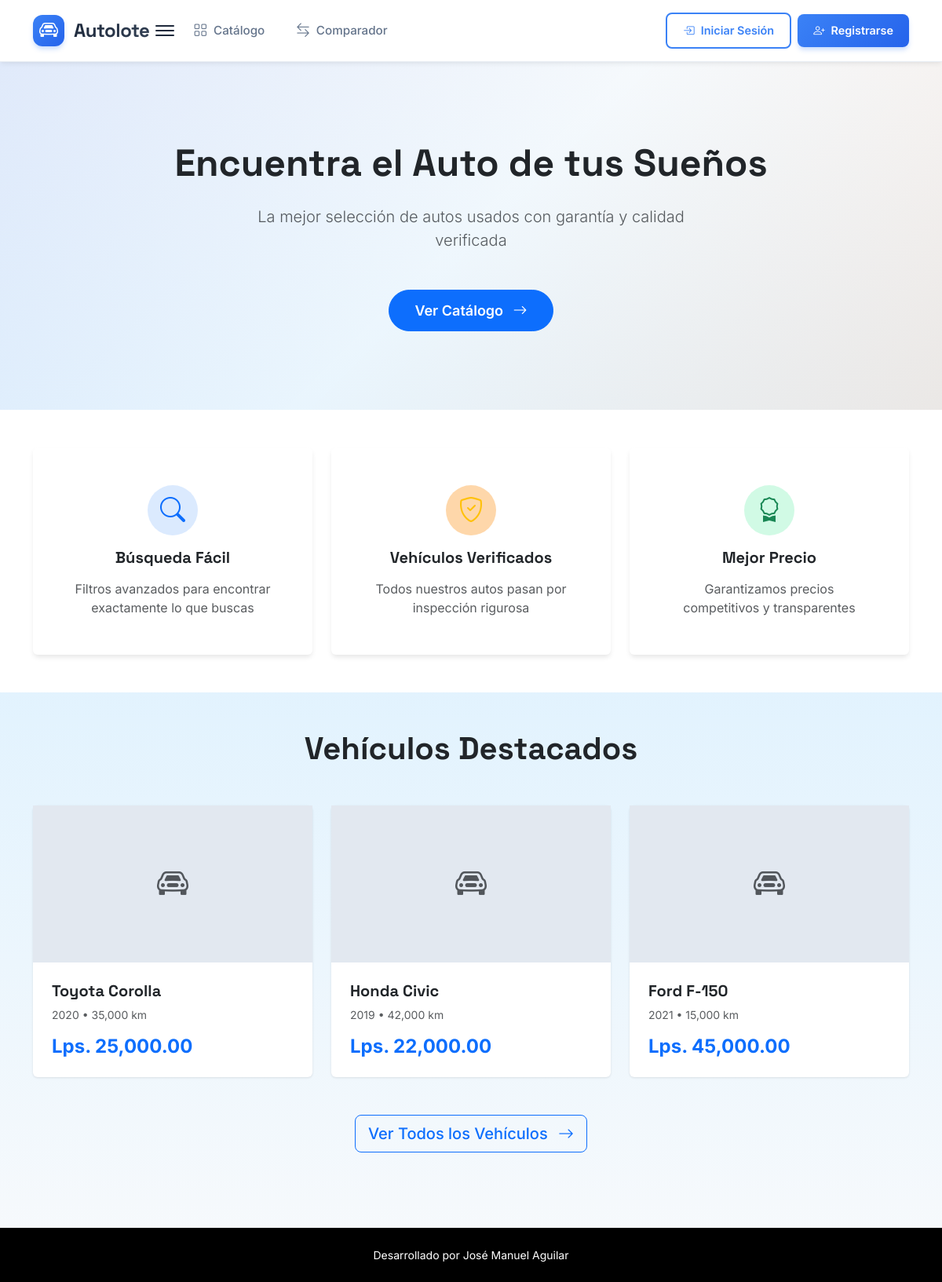
The page / on the database its author committed.
### tables this page shows
CREATE TABLE IF NOT EXISTS vehiculos (
    id INT AUTO_INCREMENT PRIMARY KEY,
    marca VARCHAR(50) NOT NULL,
    modelo VARCHAR(50) NOT NULL,
    año INT NOT NULL,
    precio DECIMAL(10,2) NOT NULL,
    kilometraje INT NOT NULL,
    color VARCHAR(30) NOT NULL,
    transmision ENUM('manual', 'automatica') NOT NULL,
    combustible ENUM('Gasolina', 'Diesel', 'Eléctrico', 'Híbrido') DEFAULT 'Gasolina',
    descripcion TEXT,
    estado ENUM('disponible', 'vendido', 'reservado') DEFAULT 'disponible',
    featured TINYINT(1) DEFAULT 0,
    fecha_creacion TIMESTAMP DEFAULT CURRENT_TIMESTAMP,
    fecha_actualizacion TIMESTAMP DEFAULT CURRENT_TIMESTAMP ON UPDATE CURRENT_TIMESTAMP
);

### config/config.php (called while the page is built, shortened)
<?php
function formatPrice($price) {
    return 'Lps. ' . number_format($price, 2);
}
function formatKilometraje($km) {
    return number_format($km) . ' km';
}

### index.php (the view, shortened to what this page needs)
<?php
require_once 'config/config.php';
$conn = getDBConnection();
try {
    $stmt = $conn->query("SHOW COLUMNS FROM vehiculos LIKE 'featured'");
    $hasFeatured = $stmt->rowCount() > 0;
} catch(PDOException $e) {
    $hasFeatured = false;
}
if ($hasFeatured) {
    $stmt = $conn->query("SELECT v.*,
        (SELECT imagen_path FROM vehiculos_imagenes WHERE vehiculo_id = v.id AND es_principal = 1 LIMIT 1) as imagen_principal
        FROM vehiculos v
        WHERE v.estado = 'disponible' AND v.featured = 1
        ORDER BY v.fecha_creacion DESC
        LIMIT 3");
}
$vehiculos_destacados = $stmt->fetchAll();
$marca = $_GET['marca'] ?? '';
$transmision = $_GET['transmision'] ?? '';
$combustible = $_GET['combustible'] ?? '';
$mostrar_catalogo = $_GET['catalogo'] ?? false;
?>
<?php
include 'includes/head.php';
?>
</head>
<body>
    <?php include 'includes/navbar.php'; ?>
    <?php if (!$mostrar_catalogo && empty($busqueda) && empty($marca) && empty($precio_min) && empty($precio_max) && empty($año_min) && empty($año_max) && empty($transmision) && empty($combustible)): ?>
    <section class="hero-section">
        <div class="container">
            <div class="hero-content text-center">
                <h1 class="display-4 fw-bold text-dark mb-4" style="font-size: 3rem;">
                    Encuentra el Auto de tus Sueños
                </h1>
                <p class="lead text-muted mb-5" style="font-size: 1.25rem; max-width: 600px; margin: 0 auto;">
                    La mejor selección de autos usados con garantía y calidad verificada
                </p>
                <a href="index.php?catalogo=1" class="btn btn-primary btn-hero">
                    Ver Catálogo <i class="bi bi-arrow-right ms-2"></i>
                </a>
            </div>
        </div>
    </section>
    <section class="py-5 bg-white">
        <div class="container">
            <div class="row g-4">
                <div class="col-md-4">
                    <div class="card feature-card h-100">
                        <div class="card-body text-center p-5">
                            <div class="feature-icon blue">
                                <i class="bi bi-search fs-2 text-primary"></i>
                            </div>
                            <h3 class="h5 fw-bold text-dark mb-3">Búsqueda Fácil</h3>
                            <p class="text-muted mb-0">Filtros avanzados para encontrar exactamente lo que buscas</p>
                        </div>
                    </div>
                </div>
                <div class="col-md-4">
                    <div class="card feature-card h-100">
                        <div class="card-body text-center p-5">
                            <div class="feature-icon orange">
                                <i class="bi bi-shield-check fs-2 text-warning"></i>
                            </div>
                            <h3 class="h5 fw-bold text-dark mb-3">Vehículos Verificados</h3>
                            <p class="text-muted mb-0">Todos nuestros autos pasan por inspección rigurosa</p>
                        </div>
                    </div>
                </div>
                <div class="col-md-4">
                    <div class="card feature-card h-100">
                        <div class="card-body text-center p-5">
                            <div class="feature-icon green">
                                <i class="bi bi-award fs-2 text-success"></i>
                            </div>
                            <h3 class="h5 fw-bold text-dark mb-3">Mejor Precio</h3>
                            <p class="text-muted mb-0">Garantizamos precios competitivos y transparentes</p>
                        </div>
                    </div>
                </div>
            </div>
        </div>
    </section>
    <?php if (!empty($vehiculos_destacados)): ?>
    <section class="py-5">
        <div class="container">
            <h2 class="text-center fw-bold mb-5" style="font-size: 2.5rem;">Vehículos Destacados</h2>
            <div class="row g-3 g-md-4">
                <?php foreach ($vehiculos_destacados as $vehiculo): ?>
                    <div class="col-6 col-md-4">
                        <a href="detalle.php?id=<?= $vehiculo['id'] ?>" class="text-decoration-none">
                            <div class="card vehiculo-card h-100">
                                <div class="vehiculo-img-container">
                                    <?php if ($vehiculo['imagen_principal']): ?>
                                        <img src="<?= UPLOAD_URL . htmlspecialchars($vehiculo['imagen_principal']) ?>"
                                             class="vehiculo-img"
                                             alt="<?= htmlspecialchars($vehiculo['marca'] . ' ' . $vehiculo['modelo']) ?>">
                                    <?php else: ?>
                                        <div class="d-flex align-items-center justify-content-center h-100">
                                            <i class="bi bi-car-front fs-1 text-muted"></i>
                                        </div>
                                    <?php endif; ?>
                                </div>
                                <div class="card-body p-4">
                                    <h3 class="h5 fw-bold text-dark mb-2">
                                        <?= htmlspecialchars($vehiculo['marca'] . ' ' . $vehiculo['modelo']) ?>
                                    </h3>
                                    <p class="text-muted small mb-3">
                                        <?= htmlspecialchars($vehiculo['año']) ?> • <?= formatKilometraje($vehiculo['kilometraje']) ?>
                                    </p>
                                    <p class="h4 fw-bold text-primary mb-0">
                                        <?= formatPrice($vehiculo['precio']) ?>
                                    </p>
                                </div>
                            </div>
                        </a>
                    </div>
                <?php endforeach; ?>
            </div>
            <div class="text-center mt-5">
                <a href="index.php?catalogo=1" class="btn btn-outline-primary btn-lg">
                    Ver Todos los Vehículos <i class="bi bi-arrow-right ms-2"></i>
                </a>
            </div>
        </div>
    </section>
    <?php endif; ?>
    <?php endif; ?>
<?php include 'includes/footer.php'; ?>

### rows shown on the page
vehiculos: marca+modelo "Toyota Corolla", año "2020", kilometraje "35,000 km", precio "Lps. 25,000.00"
vehiculos: marca+modelo "Honda Civic", año "2019", kilometraje "42,000 km", precio "Lps. 22,000.00"
vehiculos: marca+modelo "Ford F-150", año "2021", kilometraje "15,000 km", precio "Lps. 45,000.00"
